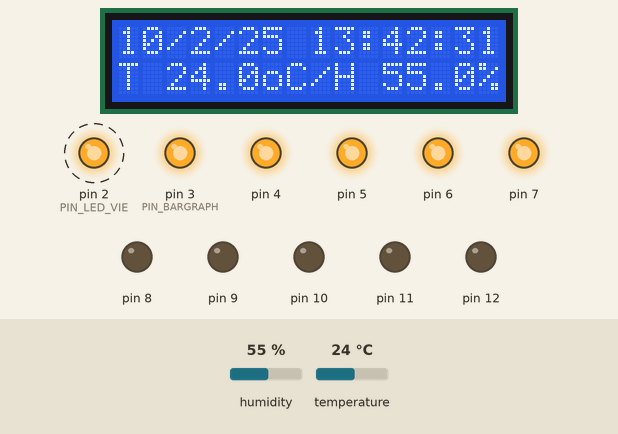
Recording of a sketch running on a simulated Arduino Uno, built with avr-gcc and run on an emulated ATmega328P. Parts: 16×2 character LCD, output pins drawn as LEDs (lit = HIGH). Dashed ring = blinking. The inputs (shaded band) are chosen by the test bench; at power-on: humidity 55 %, temperature 24 °C. What the sketch prints to the serial monitor is not drawn.

Above: at 1.2 s.
1.3 s: humidity set to 22 %
At 2.25 s:
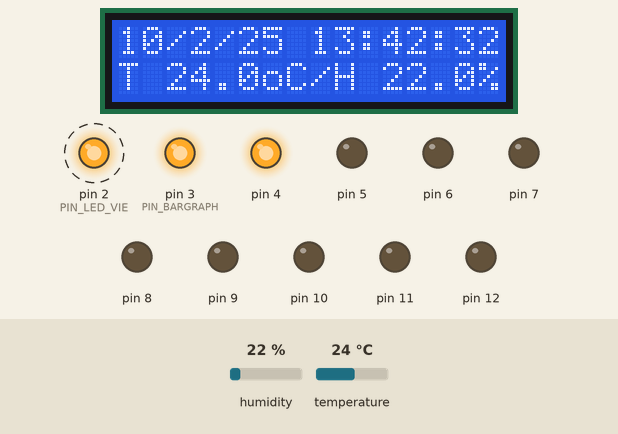
4.3 s: humidity set to 28 %
At 7.12 s:
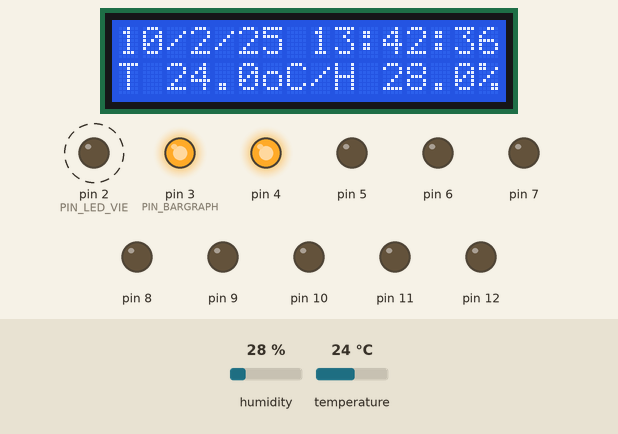
7.7 s: humidity set to 31 %
At 8.42 s:
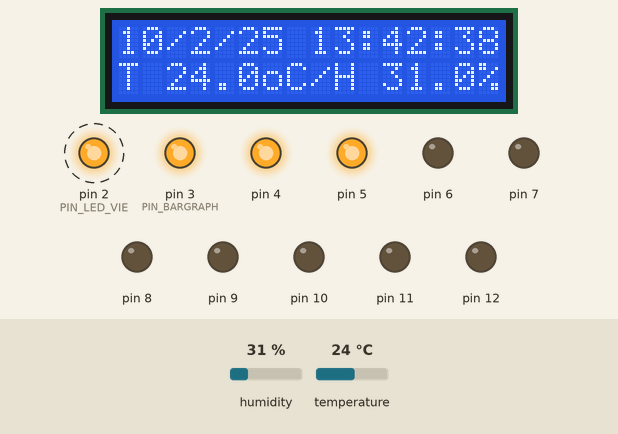
10.5 s: humidity set to 40 %
At 12.53 s:
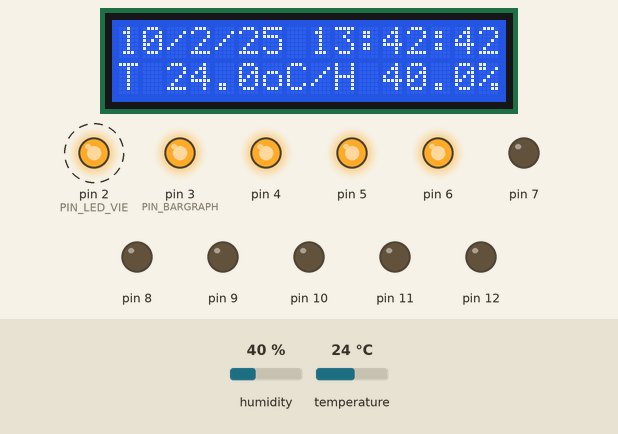
14.6 s: humidity set to 48 %
At 17.39 s:
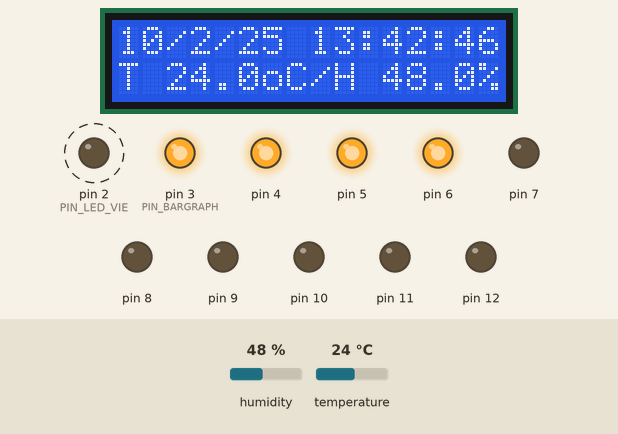
18.0 s: humidity set to 51 %
At 19.45 s:
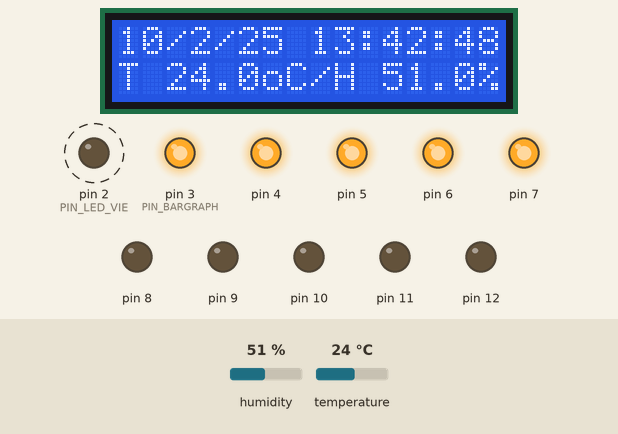
Timing chart, 0 to 21.8 s (numbered marks = the images above; inputs shaded):
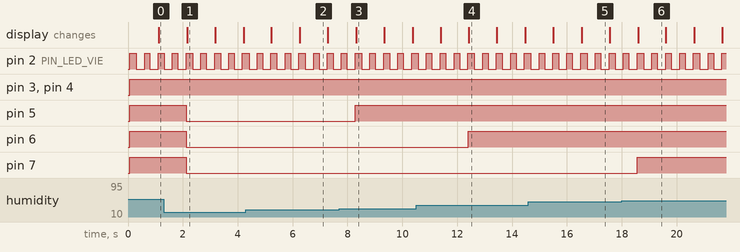

Measured:
- the behaviour switches between 29 and 30 % on humidity (found by bisection; images 2 and 3)
- the behaviour switches between 49 and 50 % on humidity (found by bisection; images 5 and 6)
- after the input at 1.3 s, pin 5–7: HIGH → LOW after 0.82 s
- after the input at 7.7 s, pin 5: LOW → HIGH after 0.59 s
- after the input at 10.5 s, pin 6: LOW → HIGH after 1.9 s
- after the input at 18.0 s, pin 7: LOW → HIGH after 0.56 s
- by itself, pin 2 (PIN_LED_VIE): alternates HIGH for 0.20 s and LOW for 0.30 s

The sketch:

TempHumiX.ino
```cpp
// TempHumiX : LED de vie 2 Hz, lecture DHT22 toutes les 2 s,
// dateur, affichage LCD et envoi sur le port série
#include <LiquidCrystal_AIP31068_I2C.h>
#include <DHT.h>

#define PIN_LED_VIE 2
#define PIN_BARGRAPH 3 // bargraphe sur les broches 3 à 12
#define NB_LEDS 10
#define PIN_DHT A0

LiquidCrystal_AIP31068_I2C lcd(0x3E, 16, 2);
DHT dht(PIN_DHT, DHT22);

// Dateur (mois de 30 jours)
int jour = 10, mois = 2, annee = 25;
int heure = 13, minute = 42, seconde = 29;

float temperature = 0;
float humidite = 0;
unsigned int tick = 0; // 1 tick = 100 ms

void avancerDate()
{
  seconde++;
  if (seconde == 60)
  {
    seconde = 0;
    minute++;
  }
  if (minute == 60)
  {
    minute = 0;
    heure++;
  }
  if (heure == 24)
  {
    heure = 0;
    jour++;
  }
  if (jour == 31)
  {
    jour = 1;
    mois++;
  }
  if (mois == 13)
  {
    mois = 1;
    annee++;
  }
}

void afficherBargraphe()
{
  int nb = humidite / 10; // humidité 0-100 % -> 0-10 LEDs
  for (int i = 0; i < NB_LEDS; i++)
  {
    digitalWrite(PIN_BARGRAPH + i, i < nb ? HIGH : LOW);
  }
}

void setup()
{
  pinMode(PIN_LED_VIE, OUTPUT);
  for (int i = 0; i < NB_LEDS; i++)
  {
    pinMode(PIN_BARGRAPH + i, OUTPUT);
  }
  Serial.begin(9600);
  lcd.init();
  dht.begin();
}

void loop()
{
  char date[21];
  char ligne[21];
  char txtT[8];
  char txtH[8];

  // a) LED de vie à 2 Hz : période 500 ms = 5 ticks
  digitalWrite(PIN_LED_VIE, (tick % 5) < 2 ? HIGH : LOW);

  // c) Dateur : +1 seconde tous les 10 ticks
  if (tick % 10 == 0)
  {
    avancerDate();
  }

  // b) Lecture du DHT22 toutes les 2000 ms = 20 ticks
  if (tick % 20 == 0)
  {
    float t = dht.readTemperature();
    float h = dht.readHumidity();
    if (!isnan(t) && !isnan(h))
    {
      temperature = t;
      humidite = h;
    }
    afficherBargraphe();

    dtostrf(temperature, 4, 1, txtT);
    dtostrf(humidite, 4, 1, txtH);

    // f) Envoi sur le port série
    sprintf(date, "%d/%d/%02d %02d:%02d:%02d", jour, mois, annee, heure, minute, seconde);
    Serial.println(date);
    Serial.print("Temperature : ");
    Serial.print(txtT);
    Serial.println(" oC");
    Serial.print("Humidite    : ");
    Serial.print(txtH);
    Serial.println(" %");
    Serial.println();

    // e) Ligne 2 du LCD : température et humidité
    sprintf(ligne, "T %soC/H %s%%", txtT, txtH);
    lcd.setCursor(0, 1);
    lcd.print(ligne);
  }

  // d) Ligne 1 du LCD : date et heure (chaque seconde)
  if (tick % 10 == 0)
  {
    sprintf(date, "%d/%d/%02d %02d:%02d:%02d", jour, mois, annee, heure, minute, seconde);
    lcd.setCursor(0, 0);
    lcd.print(date);
  }

  tick++;
  delay(100);
}
```
